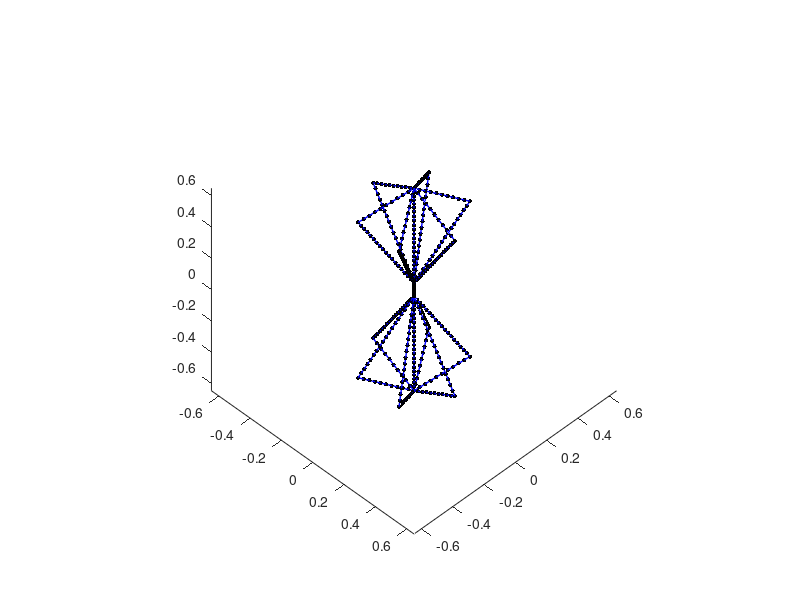

MATLAB code for this plot:
close all; clear; clc;
%%
Data    =   load('Mesh.dat');
[N,~]   =   size(Data);
R       =   2;
%%
figure()
view([45 45])
axis equal
hold on
for i=1:N
    plot3(Data(i,1),Data(i,2),Data(i,3),'.k','MarkerSize',10)
    plot3(Data(i,4),Data(i,5),Data(i,6),'.k','MarkerSize',10)
    if Data(i,7)~=0
        plot3([Data(i,1) Data(i,4)],[Data(i,2) Data(i,5)], ...
        [Data(i,3) Data(i,6)],'-r','LineWidth',1)
    else
        plot3([Data(i,1) Data(i,4)],[Data(i,2) Data(i,5)], ...
        [Data(i,3) Data(i,6)],'-b','LineWidth',1)
    end
%     str = sprintf('%d', i);
%     text(0.5*(Data(i,1)+Data(i,4)),0.5*(Data(i,2)+Data(i,5)),...
%         0.5*(Data(i,3)+Data(i,6)),str)
end
hold off
% xlim([-1 +1]*R)
% ylim([-1 +1]*R)
% zlim([-1 +1]*R)
%%
